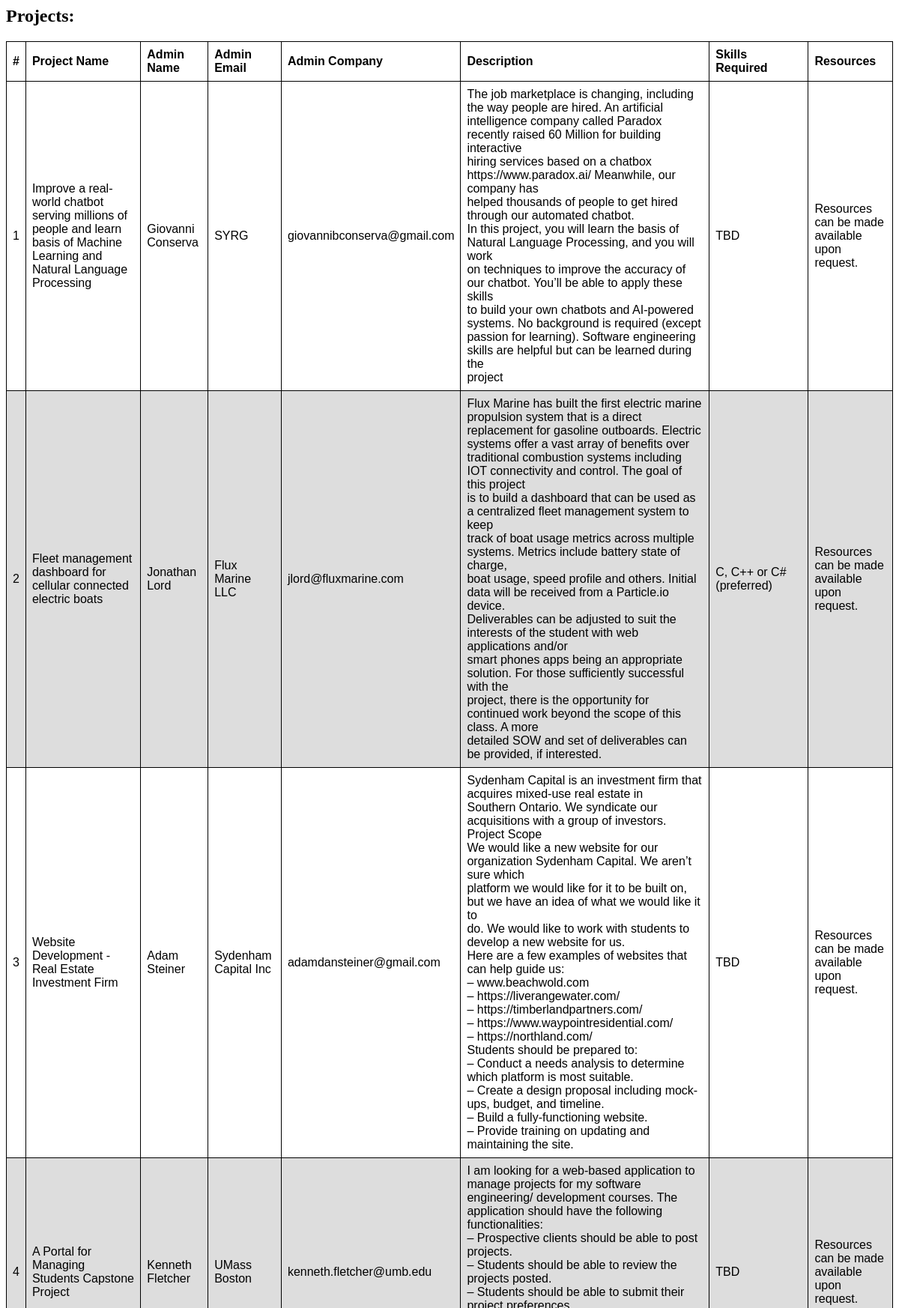
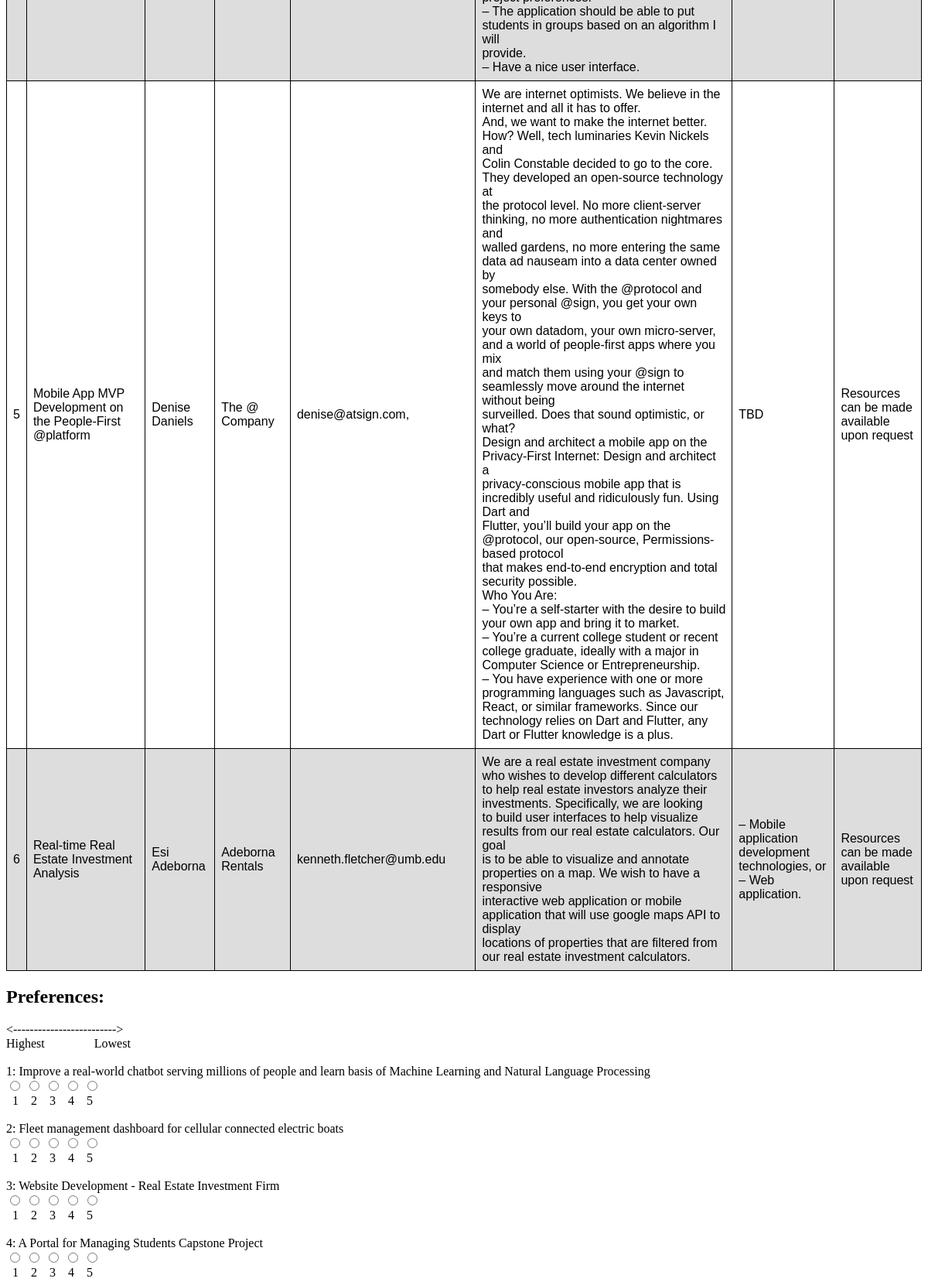
/view_projects.php (upper part), run on the app's committed database (2 pictures, top to bottom).
### tables this page shows
CREATE TABLE IF NOT EXISTS Project (
    project_id INTEGER AUTO_INCREMENT PRIMARY KEY,
    project_name VARCHAR(200) NOT NULL,
    admin_name VARCHAR(200) NOT NULL,
    admin_company VARCHAR(200) NOT NULL,
    admin_email VARCHAR(200) NOT NULL,
    project_description VARCHAR (2000) NOT NULL,
    project_skills VARCHAR (2000) NOT NULL,
    project_resources VARCHAR(2000) NOT NULL,
    project_note VARCHAR(2000)
);

### common.php (called while the page is built)
<?php
function escape($html) {
  return htmlspecialchars($html, ENT_QUOTES | ENT_SUBSTITUTE, "UTF-8");
}
?>

### view_projects.php (the view, shortened to what this page needs)
<?php
    try {
        require "config.php";
        $connection = new PDO($dsn, $username, $password, $options);
        $sql = "SELECT * FROM Project";
        $statement = $connection->prepare($sql);
        $statement->execute();
        $result = $statement->fetchAll();
    } catch(PDOException $error) {
        echo $sql . "<br>" . $error->getMessage();
    }
?>
<html>
    <body>
        <?php
            if($result && $statement->rowCount() > 0) { ?>
                <h2>Projects:</h2>
                <table>
                    <thead>
            <tr>
                <th>#</th>
                <th>Project Name</th>
                <th>Admin Name</th>
                <th>Admin Email</th>
                <th>Admin Company</th>
                <th>Description</th>
                <th>Skills Required</th>
                <th>Resources</th>
            </tr>
                </thead>
                <tbody>
                <?php foreach($result as $row){ ?>
                <tr>
                    <td><?php echo escape($row["project_id"]); ?></td>
                    <td><?php echo escape($row["project_name"]); ?></td>
                    <td><?php echo escape($row["admin_name"]); ?></td>
                    <td><?php echo escape($row["admin_company"]); ?></td>
                    <td><?php echo escape($row["admin_email"]); ?></td>
                    <td><?php echo nl2br(escape($row["project_description"])); ?></td>
                    <td><?php echo escape($row["project_skills"]); ?> </td>
                    <td><?php echo escape($row["project_resources"]); ?> </td>
                </tr>
                <?php } ?>
      </tbody>
  </table>
  <h2>Preferences:</h2>
  <-------------------------> <br>
  Highest&ensp;&ensp;&ensp;&ensp;&ensp;&ensp;&ensp;&ensp;Lowest <br><br>
        <form method = "post">
            <?php
                $count = 1;
                foreach($result as $row){
                    echo $row['project_id'] . ': ' . $row['project_name'];?><br>
                    <input type="radio" id="1" name=<?php echo $count;?> value=1>
                    <input type="radio" id="2" name=<?php echo $count;?> value=2>
                    <input type="radio" id="3" name=<?php echo $count;?> value=3>
                    <input type="radio" id="4" name=<?php echo $count;?> value=4>
                    <input type="radio" id="5" name=<?php echo $count;?> value=5>
                    <br> &nbsp; 1 &ensp; 2 &ensp; 3 &ensp; 4 &ensp; 5 <br><br>
                    <?php $count++;
                } ?>
                <br><input type="submit" name="submit" value="Submit">
        </form>
      <?php } else { ?>
                    > No results found ?>.
      <?php } ?>
            <br><a href="index.php">Home</a>
    </body>
</html>

### view_projects.php (style rules this page uses)
table { font-family: arial, sans-serif; border-collapse: collapse; width: 100%; }
td, th { border: 1px solid #000000; text-align: left; padding: 8px; }
tr:nth-child(even) { background-color: #dddddd; }

### data on the page
project: project_id "1", project_name "Improve a real-world chatbot serving millions of people and learn basis of Machine Learning and Natural Language Processing", admin_name "Giovanni Conserva", admin_company "SYRG", admin_email "giovannibconserva@gmail.com", project_description "The job marketplace is changing, including the way people are hired. An artificial intelligence company called Paradox recently raised 60 Million for building interactive hiring services based on a chatbox https://www.paradox.ai/ Meanwhile, our company has helped thousands of people to get hired through our automated chatbot. In this project, you will learn the basis of Natural Language Processing, and you will work on techniques to improve the accuracy of our chatbot. You’ll be able to apply these skills to build your own chatbots and AI-powered systems. No background is required (except passion for learning). Software engineering skills are helpful but can be learned during the project", project_skills "TBD", project_resources "Resources can be made available upon request."
project: project_id "2", project_name "Fleet management dashboard for cellular connected electric boats", admin_name "Jonathan Lord", admin_company "Flux Marine LLC", admin_email "jlord@fluxmarine.com", project_description "Flux Marine has built the first electric marine propulsion system that is a direct replacement for gasoline outboards. Electric systems offer a vast array of benefits over traditional combustion systems including IOT connectivity and control. The goal of this project is to build a dashboard that can be used as a centralized fleet management system to keep track of boat usage metrics across multiple systems. Metrics include battery state of charge, boat usage, speed profile and others. Initial data will be received from a Particle.io device. Deliverables can be adjusted to suit the interests of the student with web applications and/or smart phones apps being an appropriate solution. For…", project_skills "C, C++ or C# (preferred)", project_resources "Resources can be made available upon request."
project: project_id "3", project_name "Website Development - Real Estate Investment Firm", admin_name "Adam Steiner", admin_company "Sydenham Capital Inc", admin_email "adamdansteiner@gmail.com", project_description "Sydenham Capital is an investment firm that acquires mixed-use real estate in Southern Ontario. We syndicate our acquisitions with a group of investors. Project Scope We would like a new website for our organization Sydenham Capital. We aren’t sure which platform we would like for it to be built on, but we have an idea of what we would like it to do. We would like to work with students to develop a new website for us. Here are a few examples of websites that can help guide us: – www.beachwold.com – https://liverangewater.com/ – https://timberlandpartners.com/ – https://www.waypointresidential.com/ – https://northland.com/ Students should be prepared to: – Conduct a needs analysis to…", project_skills "TBD", project_resources "Resources can be made available upon request."
project: project_id "4", project_name "A Portal for Managing Students Capstone Project", admin_name "Kenneth Fletcher", admin_company "UMass Boston", admin_email "kenneth.fletcher@umb.edu", project_description "I am looking for a web-based application to manage projects for my software engineering/ development courses. The application should have the following functionalities: – Prospective clients should be able to post projects. – Students should be able to review the projects posted. – Students should be able to submit their project preferences. – The application should be able to put students in groups based on an algorithm I will provide. – Have a nice user interface.", project_skills "TBD", project_resources "Resources can be made available upon request."
project: project_id "5", project_name "Mobile App MVP Development on the People-First @platform", admin_name "Denise Daniels", admin_company "The @ Company", admin_email "denise@atsign.com,", project_description "We are internet optimists. We believe in the internet and all it has to offer. And, we want to make the internet better. How? Well, tech luminaries Kevin Nickels and Colin Constable decided to go to the core. They developed an open-source technology at the protocol level. No more client-server thinking, no more authentication nightmares and walled gardens, no more entering the same data ad nauseam into a data center owned by somebody else. With the @protocol and your personal @sign, you get your own keys to your own datadom, your own micro-server, and a world of people-first apps where you mix and match them using your @sign to seamlessly move around the internet without being surveilled.…", project_skills "TBD", project_resources "Resources can be made available upon request"
project: project_id "6", project_name "Real-time Real Estate Investment Analysis", admin_name "Esi Adeborna", admin_company "Adeborna Rentals", admin_email "kenneth.fletcher@umb.edu", project_description "We are a real estate investment company who wishes to develop different calculators to help real estate investors analyze their investments. Specifically, we are looking to build user interfaces to help visualize results from our real estate calculators. Our goal is to be able to visualize and annotate properties on a map. We wish to have a responsive interactive web application or mobile application that will use google maps API to display locations of properties that are filtered from our real estate investment calculators.", project_skills "– Mobile application development technologies, or – Web application.", project_resources "Resources can be made available upon request"
